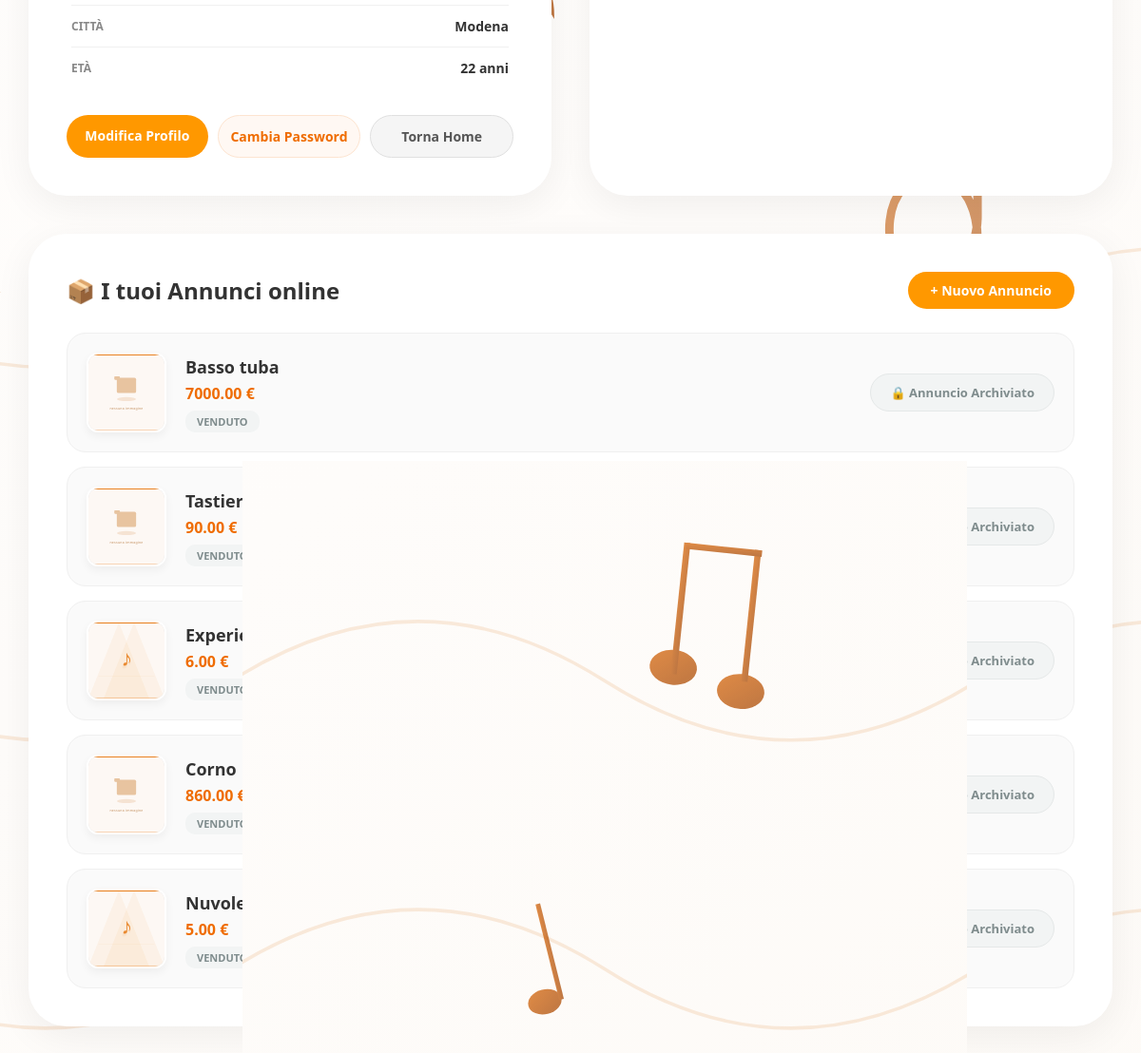
/accounts/profilo/ (signed in, lower part), run on an earlier commit of the app's database.
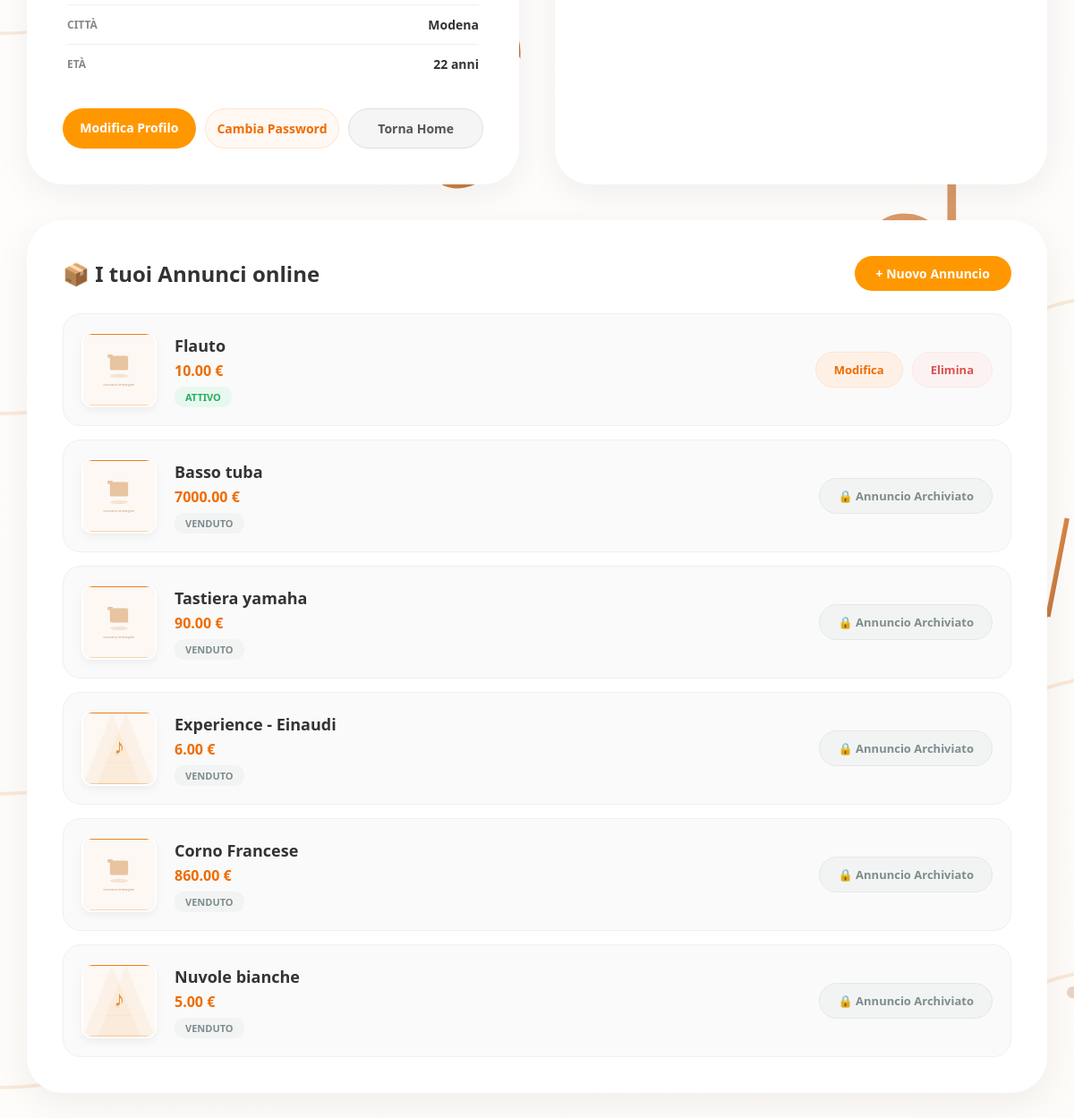
And on a later commit of the database.
### catalog/models.py (models this page shows, shortened)
class Prodotto(models.Model):
    venditore = models.ForeignKey(User, on_delete=models.CASCADE, related_name='prodotti_in_vendita')
    categoria = models.ForeignKey(Categoria, on_delete=models.SET_NULL, null=True, related_name='prodotti')
    condizione = models.ForeignKey(Condizione, on_delete=models.PROTECT, related_name='prodotti')
    titolo = models.CharField(max_length=200)
    descrizione = models.TextField()
    prezzo = models.DecimalField(
        max_digits=10,
        decimal_places=2,
        validators=[MinValueValidator(0.01)]
    )
    disponibile = models.BooleanField(default=True, help_text="Togli la spunta se l'oggetto è stato venduto")
    data_inserimento = models.DateTimeField(auto_now_add=True)
    data_modifica = models.DateTimeField(auto_now=True)
    class Meta:
        ordering = ['-data_inserimento']
    @property
    def immagine_principale(self):
        prima_foto = self.immagini.filter(principale=True).first()
        if prima_foto:
            return prima_foto.immagine.url
        cat_radice = self.categoria
        while cat_radice and cat_radice.categoria_padre:
            cat_radice = cat_radice.categoria_padre
        if cat_radice and "partiture" in cat_radice.nome.lower():
            return '/static/img/spartito.svg'
        return '/static/img/prodotto.svg'

### accounts/views.py (the view)
# urls.py: path('profilo/', views.profilo_view, name='profilo'),
@login_required(login_url='accounts:login')
def profilo_view(request):
    profilo, created = Profilo.objects.get_or_create(user=request.user)
    prodotti_utente = Prodotto.objects.filter(venditore=request.user)
    numero_vendite = ElementoOrdine.objects.filter(prodotto__venditore=request.user).count()
    miei_ordini = Ordine.objects.filter(utente=request.user).order_by('-creato_il')
    recensioni_ricevute = Recensione.objects.filter(venditore=request.user).order_by('-data_creazione')
    return render(request, 'accounts/profilo.html', {
        'profilo': profilo,
        'miei_prodotti': prodotti_utente,
        'miei_ordini': miei_ordini,
        'numero_vendite': numero_vendite,
        'recensioni_ricevute': recensioni_ricevute,
    })

### cart/context_processors.py (called while the page is built)
def contatore_carrello(request):
    conteggio = 0
    if request.user.is_authenticated and request.user.profilo.ruolo != 'venditore':
        try:
            carrello = Carrello.objects.get(utente=request.user)
            conteggio = carrello.numero_articoli
        except Carrello.DoesNotExist:
            conteggio = 0
    return {'cart_items_count': conteggio}

### catalog/context_processors.py (called while the page is built)
def categorie_navbar(request):
    return {
        'categorie_principali': Categoria.objects.filter(categoria_padre__isnull=True)
    }

### accounts/templates/accounts/profilo.html (shortened to what the changed rows need)
{% extends 'base.html' %}
{% load static %}
{% block content %}
<div style="
    width: 95vw;
    max-width: 1600px;
    position: relative;
    left: 50%;
    transform: translateX(-50%);
    min-height: 80vh;
    margin: 40px 0;
    display: grid;
    grid-template-columns: 1fr 1fr;
    grid-template-rows: auto auto;
    gap: 40px;
">
    <div style="
        grid-column: 1 / -1; background: white; padding: 40px; border-radius: 40px;
        box-shadow: 0 10px 40px rgba(0, 0, 0, 0.06); display: flex; flex-direction: column; min-height: 300px;
    ">
        {% if user.profilo.ruolo == 'venditore' %}
            <div style="display: flex; flex-direction: column; gap: 15px;">
                {% for prodotto in miei_prodotti %}
                    <div style="display: flex; background: #fafafa; border-radius: 20px; padding: 20px; border: 1px solid #f0f0f0; align-items: center; gap: 20px; transition: transform 0.2s ease;" onmouseover="this.style.transform='translateY(-2px)'" onmouseout="this.style.transform='none'">
                        <div style="width: 80px; height: 80px; border-radius: 12px; overflow: hidden; background: #e0e0e0; flex-shrink: 0; border: 2px solid white; box-shadow: 0 4px 10px rgba(0,0,0,0.05);">
                            <img src="{{ prodotto.immagine_principale }}"
                                style="width: 100%; height: 100%; object-fit: cover;"
                                alt="{{ prodotto.titolo }}">
                        </div>
                        <div style="flex-grow: 1;">
                            <h4 style="margin: 0 0 5px 0; font-size: 18px; color: #333; font-weight: 800;">{{ prodotto.titolo }}</h4>
                            <div style="font-size: 16px; font-weight: 800; color: #ef6c00; margin-bottom: 6px;">{{ prodotto.prezzo }} €</div>
                            {% if prodotto.disponibile %}
                                <span style="font-size: 11px; font-weight: 800; color: #27ae60; background: #e8f8f0; padding: 4px 12px; border-radius: 10px; text-transform: uppercase;">Attivo</span>
                            {% else %}
                                <span style="font-size: 11px; font-weight: 800; color: #7f8c8d; background: #f2f4f4; padding: 4px 12px; border-radius: 10px; text-transform: uppercase;">Venduto</span>
                            {% endif %}
                        </div>
                        <div style="display: flex; gap: 10px;">
                            {% if prodotto.disponibile %}
                                <a href="{% url 'catalog:modifica_prodotto' prodotto.id %}" style="text-decoration: none; font-size: 13px; font-weight: 800; color: #ef6c00; background: #fff0e6; padding: 10px 20px; border-radius: 50px; border: 1px solid #fde4d0; transition: all 0.2s;" onmouseover="this.style.backgroundColor='#fde4d0'" onmouseout="this.style.backgroundColor='#fff0e6'">
                                    Modifica
                                </a>
                                <a href="{% url 'catalog:elimina_prodotto' prodotto.id %}" style="text-decoration: none; font-size: 13px; font-weight: 800; color: #d9534f; background: #fdf2f2; padding: 10px 20px; border-radius: 50px; border: 1px solid #fce8e8; transition: all 0.2s;" onmouseover="this.style.backgroundColor='#fce8e8'" onmouseout="this.style.backgroundColor='#fdf2f2'">
                                    Elimina
                                </a>
                            {% else %}
                                <span style="font-size: 13px; font-weight: 800; color: #7f8c8d; background: #f2f4f4; padding: 10px 20px; border-radius: 50px; border: 1px solid #e5e8e8; cursor: not-allowed;">
                                    🔒 Annuncio Archiviato
                                </span>
                            {% endif %}
                        </div>
                    </div>
                {% endfor %}
            </div>
        {% endif %}
    </div>
</div>
{% endblock content %}

What changed in the data, as far as the page shows it:
added Prodotto: titolo "Flauto", prezzo "10.00", disponibile "ATTIVO"
